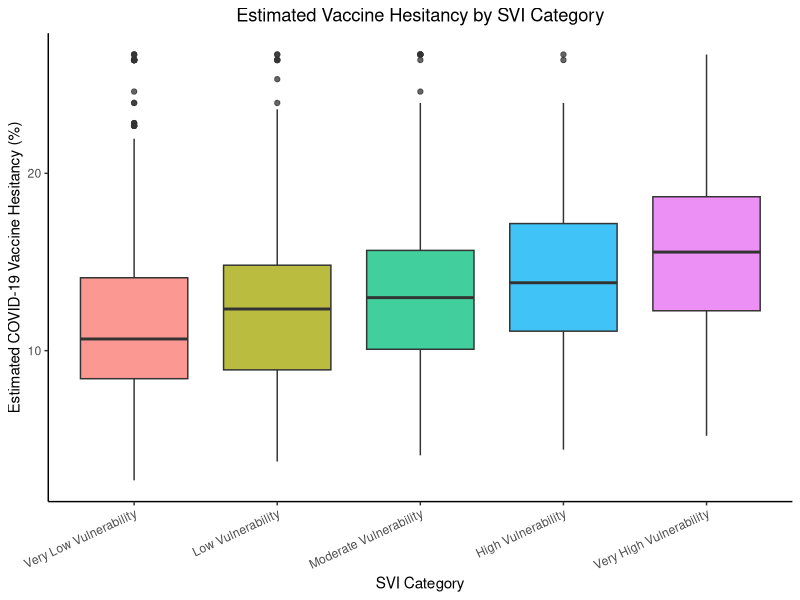
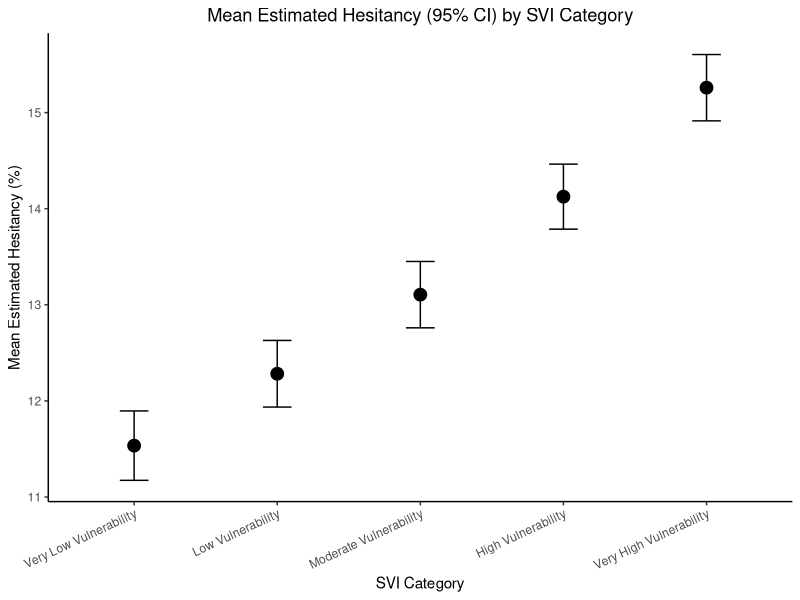
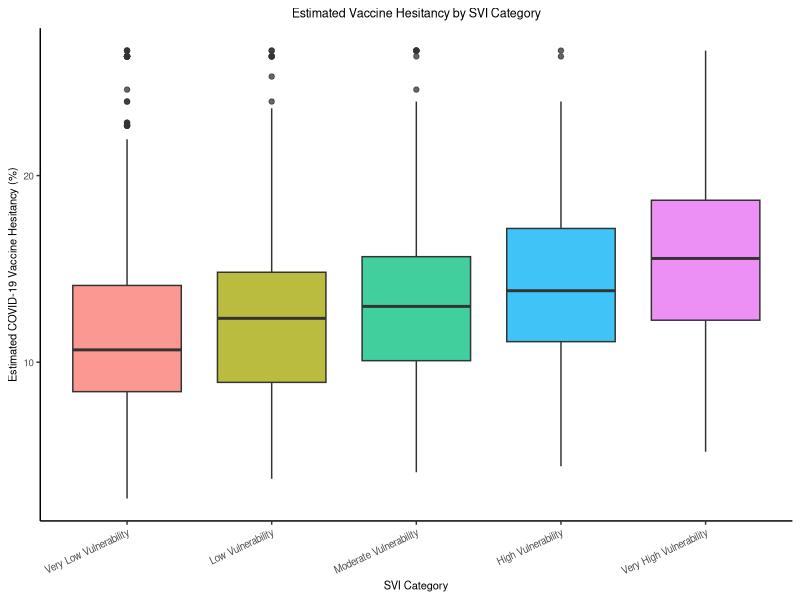

These charts were generated, in order, by the following R code:
## ---- chunk 1

knitr::opts_chunk$set(echo = TRUE, warning = FALSE, message = FALSE)

## ---- chunk 2

library(tidyverse)
library(readr)
library(knitr)
library(kableExtra)

# Read data (CSV must be in same folder as Rmd)
data = read.csv(
  "R Lab_Vaccine_Hesitancy.csv",
  check.names = TRUE
)

library(readr)

data_clean <- data %>%
  mutate(
    # conversion to numeric
    hesitancy_pct = parse_number(as.character(Estimated.hesitant)),
    svi_category  = trimws(as.character(SVI.Category))
  ) %>%
  filter(
    !is.na(hesitancy_pct),
    !is.na(svi_category),
    svi_category != ""
  ) %>%
  mutate(
    svi_category = factor(svi_category)
  )

# Reorder SVI categories from lowest to highest vulnerability
data_clean$svi_category <- factor(
  data_clean$svi_category,
  levels = c(
    "Very Low Vulnerability",
    "Low Vulnerability",
    "Moderate Vulnerability",
    "High Vulnerability",
    "Very High Vulnerability"
  )
)

# Confirm it worked
dim(data_clean)
summary(data_clean$hesitancy_pct)
table(data_clean$svi_category)

## ---- chunk 3

summary_table <- data_clean %>%
  group_by(svi_category) %>%
  summarise(
    `N` = n(),
    `Mean (%)` = round(mean(hesitancy_pct), 2),
    `SD` = round(sd(hesitancy_pct), 2),
    `Median (%)` = round(median(hesitancy_pct), 2),
    `IQR` = round(IQR(hesitancy_pct), 2),
    .groups = "drop"
  )

## ---- chunk 4

knitr::kable(
  summary_table,
  caption = "Table 1. Estimated COVID-19 Vaccine Hesitancy (%) by SVI Category",
  align = c("l", "c", "c", "c", "c", "c")
)
## ---- chunk 5

#Boxplot
ggplot(data_clean, aes(x = svi_category, y = hesitancy_pct, fill = svi_category)) +
  geom_boxplot(alpha = 0.75) +
  labs(
    x = "SVI Category",
    y = "Estimated COVID-19 Vaccine Hesitancy (%)",
    title = "Estimated Vaccine Hesitancy by SVI Category"
  ) +
  theme_classic() +
  theme(
    legend.position = "none",
    axis.text.x = element_text(angle = 25, hjust = 1),
    plot.title = element_text(hjust = 0.5)
  )

## ---- chunk 6
# Mean ± 95% CI plot 

plot_df <- data_clean %>%
  group_by(svi_category) %>%
  summarise(
    Mean = mean(hesitancy_pct),
    SD = sd(hesitancy_pct),
    N = n(),
    SE = SD / sqrt(N),
    Lower = Mean - 1.96 * SE,
    Upper = Mean + 1.96 * SE,
    .groups = "drop"
  )

ggplot(plot_df, aes(x = svi_category, y = Mean)) +
  geom_point(size = 4) +
  geom_errorbar(aes(ymin = Lower, ymax = Upper), width = 0.2) +
  labs(
    x = "SVI Category",
    y = "Mean Estimated Hesitancy (%)",
    title = "Mean Estimated Hesitancy (95% CI) by SVI Category"
  ) +
  theme_classic() +
  theme(
    axis.text.x = element_text(angle = 25, hjust = 1),
    plot.title = element_text(hjust = 0.5)
  )

## ---- chunk 7
# Save boxplot as PDF following Nature formatting guidelines
nature_boxplot = ggplot(data_clean, aes(x = svi_category, y = hesitancy_pct, fill = svi_category)) +
  geom_boxplot(alpha = 0.75) +
  labs(
    x = "SVI Category",
    y = "Estimated COVID-19 Vaccine Hesitancy (%)",
    title = "Estimated Vaccine Hesitancy by SVI Category"
  ) +
  theme_classic() +
  theme(
    legend.position = "none",
    axis.text.x = element_text(angle = 25, hjust = 1, size = 7),
    axis.text.y = element_text(size = 7),
    axis.title = element_text(size = 8),
    plot.title = element_text(hjust = 0.5, size = 9),
    line = element_line(linewidth = 0.5)
  )

# Nature guidelines: max width 89mm (single column) or 183mm (double), height proportional
ggsave(
  filename = "Figure1_Hesitancy_by_SVI.pdf",
  plot = nature_boxplot,
  width = 89,       # single-column width in mm
  height = 70,      # proportional height
  units = "mm",
  device = "pdf",
  dpi = 300
)
